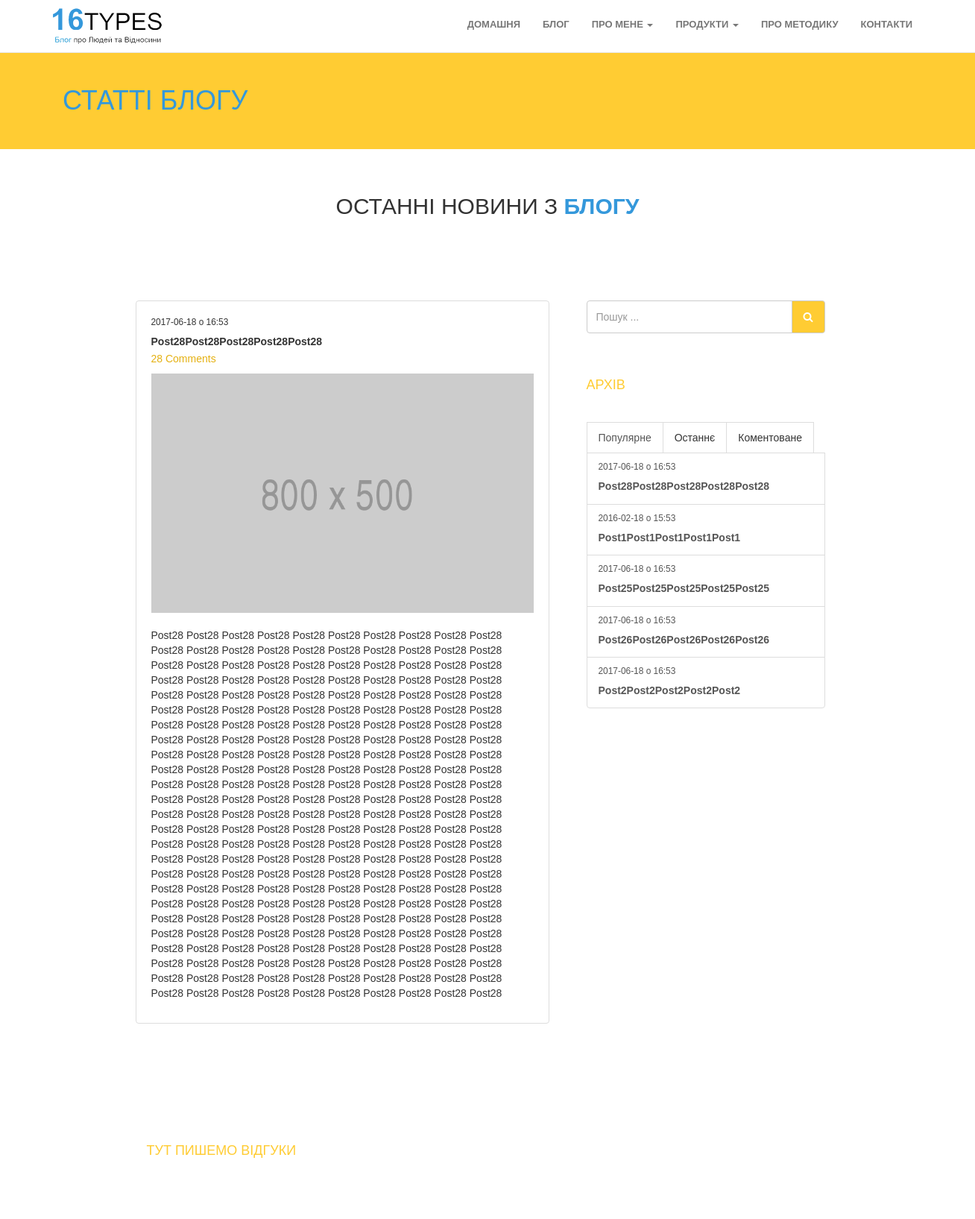
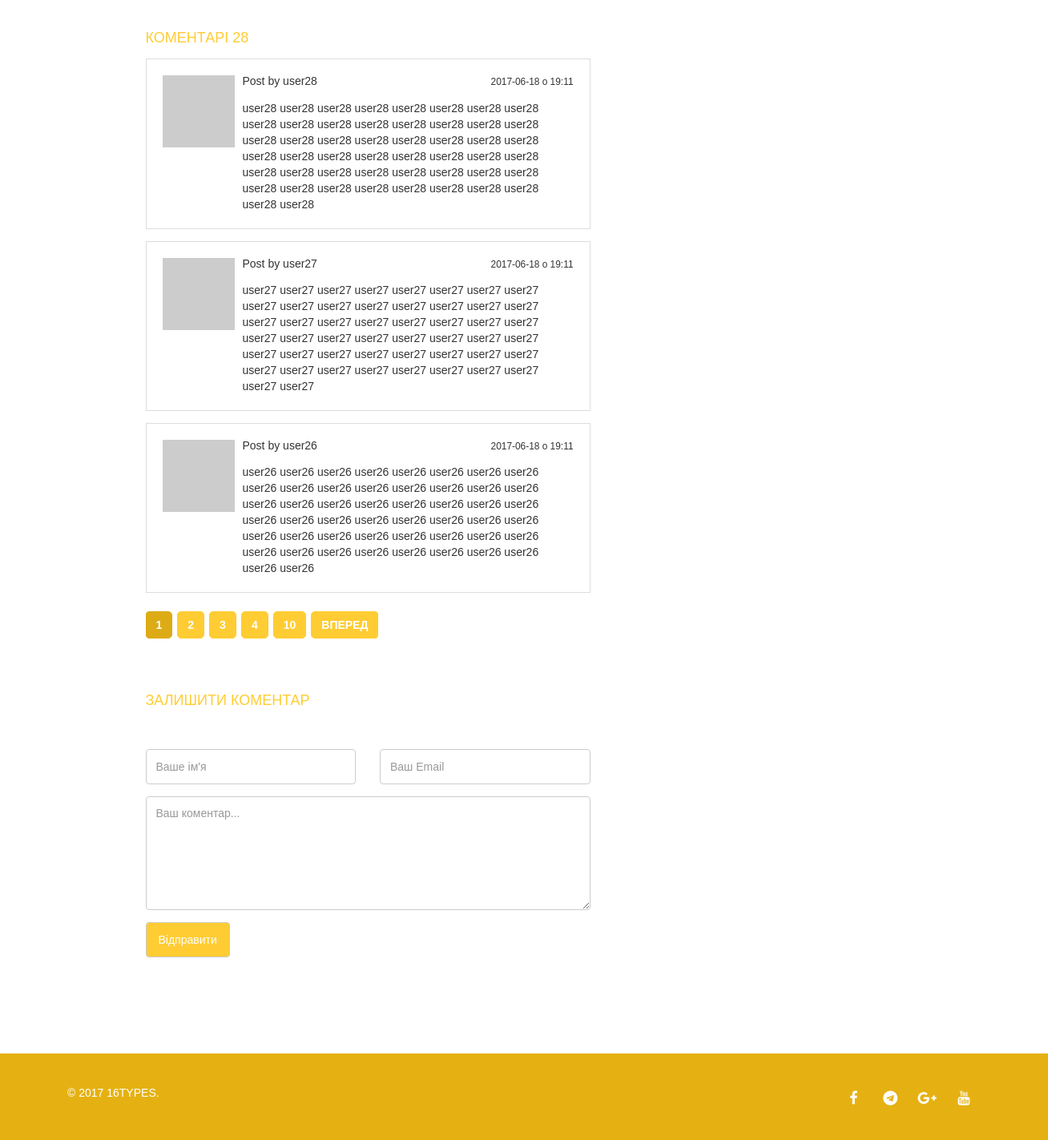
The page /blog/Post28Post28Post28Post28Post28/ on the database its author committed (2 pictures, top to bottom).
### blog/models.py (models this page shows, shortened)
class PostModel(models.Model):
    objects = models.Manager()
    title = models.CharField(max_length=200, verbose_name='Post title')
    body = models.TextField(max_length=5000, verbose_name='Post Text')
    likes = models.IntegerField(default=0, verbose_name='Post likes')
    views = models.IntegerField(default=0, verbose_name='Post views')
    createTime = models.DateTimeField(blank=True,verbose_name='Post create time')
    image = models.ImageField(upload_to='images',verbose_name='Post image')
    class Meta:
        verbose_name = "Post"
        verbose_name_plural = "Posts"
    def save(self, *args, **kwargs):
        if not self.id:
            if not self.createTime:
                self.createTime = timezone.now()
        return super(PostModel, self).save(*args, **kwargs)

class PostCommentModel(models.Model):
    objects = models.Manager()
    userName = models.CharField(max_length=30, verbose_name='User name hwo post comment')
    Email = models.EmailField(max_length=30, verbose_name='User email hwo post comment')
    body = models.TextField(max_length=1000, verbose_name='Comment text')
    likes = models.IntegerField(default=0, verbose_name='Comment likes')
    views = models.IntegerField(default=0, verbose_name='Comment views')
    createTime = models.DateTimeField(blank=True,verbose_name='Comment create time')
    post = models.ForeignKey(PostModel, on_delete=models.CASCADE)
    class Meta:
        verbose_name = "PostComment"
        verbose_name_plural = "PostComments"

### blog/views.py (the view, shortened to what this page needs)
# urls.py: url(r'^(?P<postName>.*)/$', getPost, name='post'),
@csrf_protect
def getPost(request, postName):
    context = {}
    page = request.GET.get('page')
    post = PostModel.objects.get(title=postName)
    if not request.session.get('view', None):
        request.session['view'] = []
    if not postName in request.session['view']:
        request.session['view'].append(postName)
        request.session.save()
        post.views += 1
        post.save()
    postsArchive = PostModel.objects.all()
    commentsAll = PostCommentModel.objects.filter(post=post).order_by('-createTime')
    paginator = Paginator(commentsAll, 3)
    countComments = len(commentsAll)
    try:
        comments = paginator.page(page)
    except PageNotAnInteger:
        comments = paginator.page(1)
    except EmptyPage:
        comments = paginator.page(paginator.num_pages)
    context.update({'post': post,
               'comments': comments,
               'countComments': countComments,
               'MY_DATE_FORMAT': settings.MY_DATE_FORMAT,
               'postsArchive': postsArchive
               })
    context.update(tabpanelView())
    return render(request, 'post.html', context)

### blog/templates/post.html (shortened to what this page needs)
{% extends 'main.html' %}
{% load dateFormat %}
{% load imagefit %}
{% block content %}
    <div id="header">
        <div class="container">
            <h1>Статті Блогу</h1>
        </div>
    </div>
    <div id="home-blog" class="blog-post">
        <div class="container">
            <div class="section-header">
                <h2>Останні новини з<span class="highlight"><strong> Блогу</strong></span></h2>
            </div>
        </div>
        <div id="blog-post">
            <div class="container">
                <div class="row">
                    <div class="col-md-6 col-md-offset-1">
                        <div class="post-wrap">
                            <p class="date small">{{post.createTime|date:MY_DATE_FORMAT}}</p>
                            <a href="{% url 'post' postName=post.title%}">
                                <h5 class="heading media-heading"><strong>{{post.title}}</strong></h5>
                            </a>
                            <ul class="list-inline metas pull-left">
                                <li><a href="#comments" class="scroll">{{countComments}} Comments</a></li>
                            </ul>
                            <img src="{{post.image.path|resize:'800x500'}}" class="img-responsive" alt="...">
                            <p class="blog-text">{{post.body}}</p>
                        </div>
                        <div class='container response'>
                            <div  class="col-xs-12">
                            </div>
                        </div>
                        <div class='container response'>
                            <div  class="col-xs-12">
                                <h4 class="text-uppercase">Тут пишемо відгуки</h4>
                            </div>
                        </div>
                        <div id="comments" class="comment">
                            <h4 class="text-uppercase">Коментарі <span class="comments">{{countComments}}</span></h4>
                            {%for comment in comments %}
                            <div class="media comment-block">
                                <div class="media-left media-top">
                                    <a href="#">
                                      <img class="media-object" src="http://placehold.it/90x90" alt="...">
                                    </a>
                                </div>
                                <div class="media-body">
                                    <small class="date pull-right">{{comment.createTime|date:MY_DATE_FORMAT}}</small>
                                    <h5 class="media-heading">Post by <a href="#"> {{comment.userName}}</a></h5>
                                    <div class="comment_post">
                                    {{comment.body}}
                                    </div>
                                </div>
                            </div>
                            {%endfor%}
                        </div>
                        <div class="text-left">
                            <nav>
                                <ul class="pagination">
                                    {% for num in comments.paginator.page_range%}
                                        {% ifequal num comments.number %}
                                            <li><a href="#" class="active">{{ num }}</a></li>
                                        {% else %}
                                            {% if num == 1 %}
                                                <li><a href="{% url 'post' postName=post.title%}">{{ num }}</a></li>
                                            {% else %}
                                                {% if num|add:"-3" <= comments.number and comments.number <= num|add:"3" %}
                                                    <li><a href="{% url 'post' postName=post.title%}?page={{ num }}">{{ num }}</a></li>
                                                {% elif num|divisibleby:"10" or num == comments.paginator.num_pages %}
                                                    <li><a href="{% url 'post' postName=post.title%}?page={{ num }}">{{ num }}</a></li>
                                                {% endif %}
                                            {%endif%}
                                        {% endifequal %}
                                    {% endfor %}
                                    {% if comments.has_next %}
                                    <li>
                                      <a href="{% url 'post' postName=post.title%}?page={{ comments.next_page_number }}" aria-label="Next">
                                        <span aria-hidden="true">Вперед</span>
                                      </a>
                                    </li>
                                    {%endif%}
                                </ul>
                            </nav>
                        </div>
                        <div class="comment">
                            <h4 class="text-uppercase">Залишити коментар</h4>
                            <form id="contact-form" class="form" method="POST">
                                <div class="row">
                                    <div class="col-md-6">
                                        <input type="text" name="userName" class="form-control" placeholder="Ваше ім'я">
                                    </div>
                                    <div class="col-md-6">
                                        <input type="text" name="Email" class="form-control" placeholder="Ваш Email">
                                    </div>
                                </div>
                                <textarea name="body" class="form-control" rows="6" placeholder="Ваш коментар..."></textarea>
                                <button type="submit" class="btn btn-default en-btn">Відправити</button>
                            </form>
                        </div>
                    </div>
                    <div class="col-md-4">
                        <div class="sidebar">
                            <div class="widget search">
                                <form class="input-group" action="{% url 'blog'%}">
                                    <input name="find" type="search" class="form-control" placeholder="Пошук ...">
                                     <span class="input-group-btn">
                                         <button class="btn btn-default" type="submit"><span class="fa fa-search"></span></button>
                                     </span>
                                </form>
                            </div>
                            <div class="widget archive">
                                <h4 class="text-uppercase">Архів</h4>
                            </div>
                            <div class="widget post-tab">
                                <div role="tabpanel">
                                    <ul class="nav nav-tabs" role="tablist">
                                        <li role="presentation" class="active"><a href="#popular" aria-controls="popular" role="tab" data-toggle="tab">Популярне</a></li>
                                        <li role="presentation"><a href="#recent" aria-controls="recent" role="tab" data-toggle="tab">Останнє</a></li>
                                        <li role="presentation"><a href="#comment" aria-controls="comment" role="tab" data-toggle="tab">Коментоване</a></li>
                                    </ul>
                                    <div class="tab-content">
                                        <div role="tabpanel" class="tab-pane active" id="popular">
                                            <div class="list-group">
                                                {%for popularPost in popularPosts%}
                                                <a href="{% url 'post' postName=popularPost.title%}" class="list-group-item">
                                                    <p class="small">{{popularPost.createTime|date:MY_DATE_FORMAT}}</p>
                                                    <h5 class="media-heading"><strong>{{popularPost.title}}</strong></h5>
                                                </a>
                                                {%endfor%}
                                            </div>
                                        </div>
                                    </div>
                                </div>
                            </div>
                        </div>
                    </div>
                </div>
            </div>
        </div>
    </div>
{% endblock %}

### templates/main.html (shortened to what this page needs)
{% load staticfiles %}
{% load dateFormat%}
<!DOCTYPE html>
<html lang="uk">
<head>
    <link href="{%static 'css/bootstrap.css'%}" rel="stylesheet">
    <link href="{%static 'css/font-awesome.min.css'%}" rel="stylesheet">
    <link href="{%static 'css/mystyles.css'%}" rel="stylesheet">
    <link href="{%static 'css/media.css'%}" rel="stylesheet">
</head>
<body>
    <nav id="menu" class="navbar navbar-default navbar-fixed-top">
        <div class="container">
            <div class="navbar-header">
                <a class="navbar-brand" href="{% url 'homePage'%}"></a>
            </div>
            <div id="navbar" class="navbar-collapse collapse">
                <ul class="nav navbar-nav navbar-right">
                    <li  {% active_url 'homePage' %} >
                        <a href="{% url 'homePage'%}">Домашня</a>
                    </li>
                    <li  {% active_url 'blog' %} >
                        <a href="{% url 'blog'%}">Блог</a>
                    </li>
                    <li  {% active_url 'aboutMe' %} >
                        <a href="#" class="dropdown-toggle" data-toggle="dropdown"
                            role="button" aria-haspopup="true" aria-expanded="false">
                            Про мене
                            <span class="caret"></span>
                        </a>
                    </li>
                    <li  {% active_url 'advice' %} >
                        <a href="#" class="dropdown-toggle" data-toggle="dropdown"
                            role="button" aria-haspopup="true" aria-expanded="false">
                            Продукти
                            <span class="caret"></span>
                        </a>
                    </li>
                    <li {% active_url 'method' %} >
                        <a href="{% url 'method'%}">Про методику</a>
                    </li>
                    <li  {% active_url 'contacts' %} >
                        <a href="{% url 'contacts'%}">Контакти</a>
                    </li>
                </ul>
            </div>
        </div>
    </nav>
{% block content %}{% endblock %}
    <div id="footer">
        <div class="container">
            <p class="pull-left">© 2017 16TYPES.</p>
            <ul class="list-inline social pull-right">
                <li><a href="https://www.facebook.com/easyrelations/"><i class="fa fa-facebook"></i></a></li>
                <li><a href="https://t.me/aboutpeopleandrelations"><i class="fa fa-telegram"></i></a></li>
                <li><a href="https://plus.google.com/108029410007964055823"><i class="fa fa-google-plus"></i></a></li>
                <li><a href="https://www.youtube.com/channel/UCU3GC8Z6Rar9CkR2NswDeYQ"><i class="fa fa-youtube"></i></a></li>
            </ul>
        </div>
    </div>
</body>
</html>

### rows shown on the page
PostModel: createTime "2017-06-18 o 16:53", title "Post28Post28Post28Post28Post28", image.path|resize (picture), body "Post28 Post28 Post28 Post28 Post28 Post28 Post28 Post28 Post28 Post28 Post28 Post28 Post28 Post28 Post28 Post28 Post28 Post28 Post28 Post28 Post28 Post28 Post28 Post28 Post28 Post28 Post28 Post28 Post28 Post28 Post28 Post28 Post28 Post28 Post28 Post28 Post28 Post28 Post28 Post28 Post28 Post28 Post28 Post28 Post28 Post28 Post28 Post28 Post28 Post28 Post28 Post28 Post28 Post28 Post28 Post28 Post28 Post28 Post28 Post28 Post28 Post28 Post28 Post28 Post28 Post28 Post28 Post28 Post28 Post28 Post28 Post28 Post28 Post28 Post28 Post28 Post28 Post28 Post28 Post28 Post28 Post28 Post28 Post28 Post28 Post28 Post28 Post28 Post28 Post28 Post28 Post28 Post28 Post28 Post28 Post28 Post28 Post28 Post28 Post28…"
PostCommentModel: createTime "2017-06-18 o 19:11", userName "user28", body "user28 user28 user28 user28 user28 user28 user28 user28 user28 user28 user28 user28 user28 user28 user28 user28 user28 user28 user28 user28 user28 user28 user28 user28 user28 user28 user28 user28 user28 user28 user28 user28 user28 user28 user28 user28 user28 user28 user28 user28 user28 user28 user28 user28 user28 user28 user28 user28 user28 user28"
PostCommentModel: createTime "2017-06-18 o 19:11", userName "user27", body "user27 user27 user27 user27 user27 user27 user27 user27 user27 user27 user27 user27 user27 user27 user27 user27 user27 user27 user27 user27 user27 user27 user27 user27 user27 user27 user27 user27 user27 user27 user27 user27 user27 user27 user27 user27 user27 user27 user27 user27 user27 user27 user27 user27 user27 user27 user27 user27 user27 user27"
PostCommentModel: createTime "2017-06-18 o 19:11", userName "user26", body "user26 user26 user26 user26 user26 user26 user26 user26 user26 user26 user26 user26 user26 user26 user26 user26 user26 user26 user26 user26 user26 user26 user26 user26 user26 user26 user26 user26 user26 user26 user26 user26 user26 user26 user26 user26 user26 user26 user26 user26 user26 user26 user26 user26 user26 user26 user26 user26 user26 user26"
PostModel: createTime "2016-02-18 o 15:53", title "Post1Post1Post1Post1Post1"
PostModel: createTime "2017-06-18 o 16:53", title "Post25Post25Post25Post25Post25"
PostModel: createTime "2017-06-18 o 16:53", title "Post26Post26Post26Post26Post26"
PostModel: createTime "2017-06-18 o 16:53", title "Post2Post2Post2Post2Post2"

### other values the page prints
{{ countComments }} "28"
{{ num }} "1"
{{ num }} "2" "3" "4"
{{ num }} "10"
